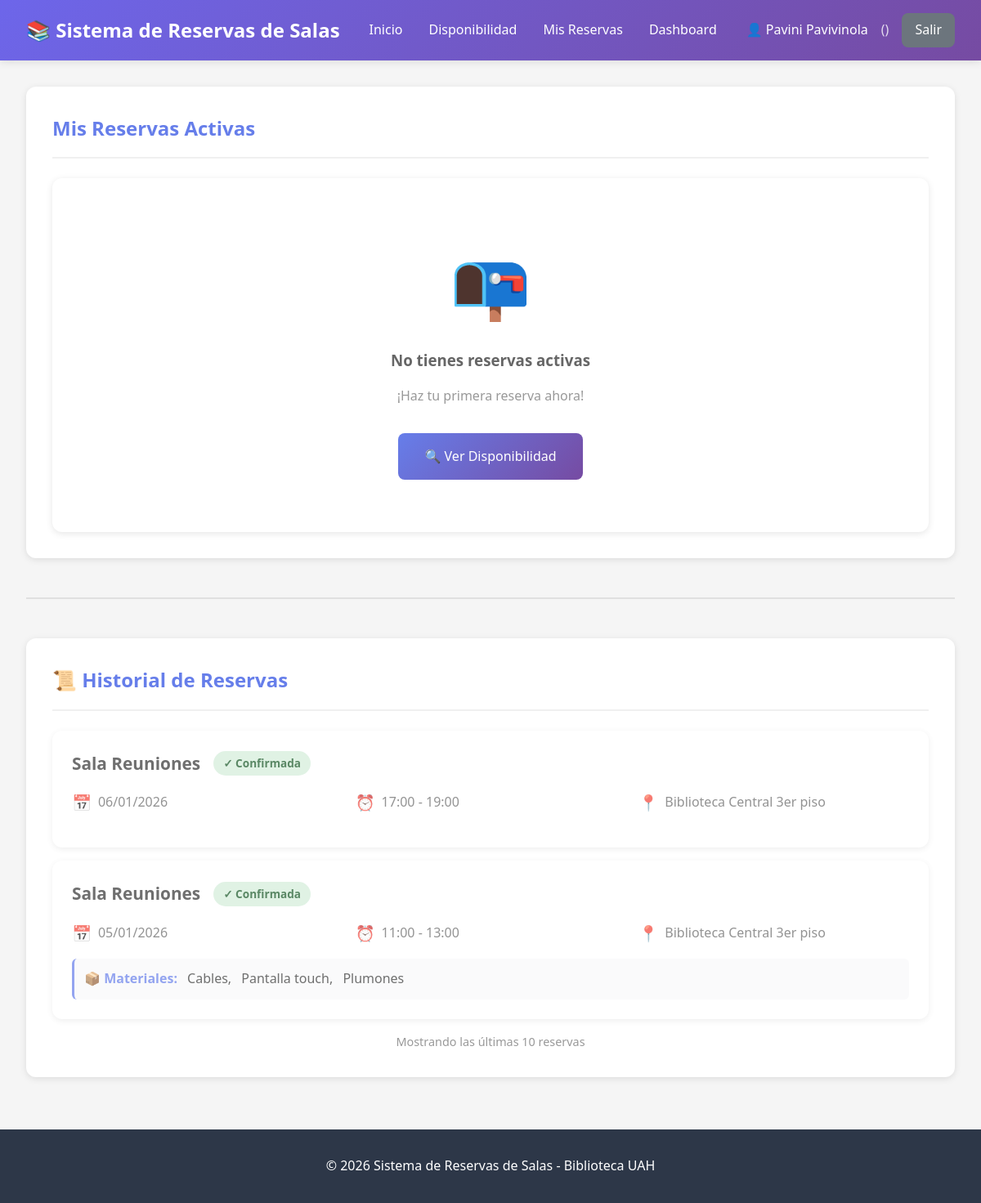
The page /reservas/mis-reservas/ (signed in) on the database its author committed.
### reservas/models.py (models this page shows, shortened)
class Reservation(models.Model):
    STATUS_CHOICES = [
        ('pending', 'Pendiente'),
        ('confirmed', 'Confirmada'),
        ('cancelled', 'Cancelada'),
        ('completed', 'Completada'),
    ]
    user = models.ForeignKey(
        User,
        on_delete=models.CASCADE,
        verbose_name="Usuario",
        related_name="reservations"
    )
    room = models.ForeignKey(
        Room,
        on_delete=models.CASCADE,
        verbose_name="Sala",
        related_name="reservations"
    )
    date = models.DateField(verbose_name="Fecha")
    time_block = models.ForeignKey(
        TimeBlock,
        on_delete=models.CASCADE,
        verbose_name="Bloque horario"
    )
    requested_materials = models.ManyToManyField(
        Material,
        blank=True,
        verbose_name="Materiales solicitados",
        related_name="reservations"
    )
    status = models.CharField(
        max_length=20,
        choices=STATUS_CHOICES,
        default='confirmed',
        verbose_name="Estado"
    )
    notes = models.TextField(
        blank=True,
        verbose_name="Notas adicionales"
    )
    created_at = models.DateTimeField(auto_now_add=True)
    updated_at = models.DateTimeField(auto_now=True)
    class Meta:
        verbose_name = "Reserva"
        verbose_name_plural = "Reservas"
        ordering = ['-date', 'time_block']
        unique_together = ['room', 'date', 'time_block', 'status']

class Room(models.Model):
    name = models.CharField(max_length=100, verbose_name="Nombre de la sala")
    capacity = models.PositiveIntegerField(verbose_name="Capacidad (personas)")
    location = models.CharField(max_length=200, verbose_name="Ubicación")
    available_materials = models.ManyToManyField(
        Material,
        blank=True,
        verbose_name="Materiales disponibles",
        related_name="rooms"
    )
    is_public = models.BooleanField(
        default=True,
        verbose_name="Sala pública",
        help_text="Si está desmarcado, solo el admin puede reservar esta sala"
    )
    is_active = models.BooleanField(default=True, verbose_name="Activa")
    created_at = models.DateTimeField(auto_now_add=True)
    updated_at = models.DateTimeField(auto_now=True)
    class Meta:
        verbose_name = "Sala"
        verbose_name_plural = "Salas"
        ordering = ['name']

class TimeBlock(models.Model):
    DAYS_OF_WEEK = [
        ('monday', 'Lunes'),
        ('tuesday', 'Martes'),
        ('wednesday', 'Miércoles'),
        ('thursday', 'Jueves'),
        ('friday', 'Viernes'),
        ('saturday', 'Sábado'),
        ('sunday', 'Domingo'),
    ]
    name = models.CharField(
        max_length=50,
        verbose_name="Nombre del bloque",
        help_text="Ej: Bloque 1, Bloque Mañana, Sábado Tarde"
    )
    day_of_week = models.CharField(
        max_length=10,
        choices=DAYS_OF_WEEK,
        verbose_name="Día de la semana",
        help_text="Día al que aplica este bloque horario"
    )
    start_time = models.TimeField(verbose_name="Hora inicio")
    end_time = models.TimeField(verbose_name="Hora fin")
    is_active = models.BooleanField(default=True, verbose_name="Activo")
    created_at = models.DateTimeField(auto_now_add=True)
    updated_at = models.DateTimeField(auto_now=True)
    class Meta:
        verbose_name = "Bloque Horario"
        verbose_name_plural = "Bloques Horarios"
        ordering = ['day_of_week', 'start_time']
        unique_together = ['day_of_week', 'start_time', 'end_time']

class Material(models.Model):
    name = models.CharField(max_length=100, verbose_name="Nombre")
    description = models.TextField(blank=True, verbose_name="Descripción")
    is_active = models.BooleanField(default=True, verbose_name="Activo")
    created_at = models.DateTimeField(auto_now_add=True)
    updated_at = models.DateTimeField(auto_now=True)
    class Meta:
        verbose_name = "Material"
        verbose_name_plural = "Materiales"
        ordering = ['name']

### reservas/views.py (the view)
# urls.py: path('mis-reservas/', views.mis_reservas, name='mis_reservas'),
@login_required
def mis_reservas(request):
    reservas_activas = Reservation.objects.filter(
        user=request.user,
        status__in=['pending', 'confirmed'],
        date__gte=timezone.now().date()
    ).select_related('room', 'time_block').order_by('date', 'time_block__start_time')
    reservas_pasadas = Reservation.objects.filter(
        user=request.user,
        date__lt=timezone.now().date()
    ).select_related('room', 'time_block').order_by('-date', '-time_block__start_time')[:10]
    context = {
        'reservas_activas': reservas_activas,
        'reservas_pasadas': reservas_pasadas,
    }
    return render(request, 'reservas/mis_reservas.html', context)

### reservas/templates/reservas/mis_reservas.html (shortened to what this page needs)
{% extends 'reservas/base.html' %}
{% block content %}
<div class="reservations-container">
    <div class="card">
        <div class="card-header">
            <h2> Mis Reservas Activas</h2>
        </div>
        {% if reservas_activas %}
            {% for reserva in reservas_activas %}
            <div class="reservation-card">
                <div class="reservation-info">
                    <div class="reservation-header">
                        <div class="reservation-title">{{ reserva.room.name }}</div>
                        <span class="status-badge status-{{ reserva.status }}">
                            {% if reserva.status == 'confirmed' %}✓ Confirmada{% endif %}
                            {% if reserva.status == 'pending' %}⏳ Pendiente{% endif %}
                        </span>
                    </div>
                    <div class="reservation-details">
                        <div class="detail-item">
                            <span class="detail-icon"></span>
                            <span>{{ reserva.date|date:"l, d/m/Y" }}</span>
                        </div>
                        <div class="detail-item">
                            <span class="detail-icon"></span>
                            <span>{{ reserva.time_block.start_time|time:"H:i" }} - {{ reserva.time_block.end_time|time:"H:i" }}</span>
                        </div>
                        <div class="detail-item">
                            <span class="detail-icon">👥</span>
                            <span>Capacidad: {{ reserva.room.capacity }}</span>
                        </div>
                        <div class="detail-item">
                            <span class="detail-icon"></span>
                            <span>{{ reserva.room.location }}</span>
                        </div>
                    </div>
                    {% if reserva.requested_materials.exists %}
                    <div class="materials-list">
                        <strong>📦 Materiales solicitados:</strong>
                        {% for material in reserva.requested_materials.all %}
                            <span style="margin-left: 0.5rem;">{{ material.name }}</span>{% if not forloop.last %},{% endif %}
                        {% endfor %}
                    </div>
                    {% endif %}
                    {% if reserva.notes %}
                    <div style="margin-top: 0.5rem; padding: 0.75rem; background-color: #fff3cd; border-radius: 6px; border-left: 3px solid #ffc107;">
                        <strong style="color: #856404;">📝 Notas:</strong>
                        <p style="color: #856404; margin: 0.25rem 0 0 0;">{{ reserva.notes }}</p>
                    </div>
                    {% endif %}
                    <div style="margin-top: 0.75rem; font-size: 0.85rem; color: #999;">
                        Reservada el {{ reserva.created_at|date:"d/m/Y H:i" }}
                    </div>
                </div>
                <div class="reservation-actions">
                    <a href="{% url 'reservas:disponibilidad' %}?fecha={{ reserva.date|date:'Y-m-d' }}" class="btn btn-primary" style="text-align: center;">
                        👁️ Ver en Calendario
                    </a>
                    <form method="post" action="{% url 'reservas:cancelar_reserva' reserva.id %}" style="margin: 0;">
                        {% csrf_token %}
                        <button type="submit" class="btn btn-danger" style="width: 100%;" onclick="return confirm('¿Estás seguro de que deseas cancelar esta reserva?')">
                            ✗ Cancelar Reserva
                        </button>
                    </form>
                </div>
            </div>
            {% endfor %}
        {% else %}
            <div class="no-reservations">
                <div class="no-reservations-icon">📭</div>
                <h3 style="color: #666; margin-bottom: 1rem;">No tienes reservas activas</h3>
                <p style="color: #999; margin-bottom: 2rem;">¡Haz tu primera reserva ahora!</p>
                <a href="{% url 'reservas:disponibilidad' %}" class="btn btn-primary" style="padding: 1rem 2rem;">
                    🔍 Ver Disponibilidad
                </a>
            </div>
        {% endif %}
    </div>
    {% if reservas_pasadas %}
    <div class="section-divider"></div>
    <div class="card">
        <div class="card-header">
            <h2>📜 Historial de Reservas</h2>
        </div>
        {% for reserva in reservas_pasadas %}
        <div class="reservation-card" style="opacity: 0.7;">
            <div class="reservation-info">
                <div class="reservation-header">
                    <div class="reservation-title">{{ reserva.room.name }}</div>
                    <span class="status-badge status-{{ reserva.status }}">
                        {% if reserva.status == 'confirmed' %}✓ Confirmada{% endif %}
                    </span>
                </div>
                <div class="reservation-details">
                    <div class="detail-item">
                        <span class="detail-icon">📅</span>
                        <span>{{ reserva.date|date:"d/m/Y" }}</span>
                    </div>
                    <div class="detail-item">
                        <span class="detail-icon">⏰</span>
                        <span>{{ reserva.time_block.start_time|time:"H:i" }} - {{ reserva.time_block.end_time|time:"H:i" }}</span>
                    </div>
                    <div class="detail-item">
                        <span class="detail-icon">📍</span>
                        <span>{{ reserva.room.location }}</span>
                    </div>
                </div>
                {% if reserva.requested_materials.exists %}
                <div class="materials-list">
                    <strong>📦 Materiales:</strong>
                    {% for material in reserva.requested_materials.all %}
                        <span style="margin-left: 0.5rem;">{{ material.name }}</span>{% if not forloop.last %},{% endif %}
                    {% endfor %}
                </div>
                {% endif %}
            </div>
        </div>
        {% endfor %}
        <div style="text-align: center; margin-top: 1rem; color: #999; font-size: 0.9rem;">
            Mostrando las últimas 10 reservas
        </div>
    </div>
    {% endif %}
</div>
{% endblock %}

### reservas/templates/reservas/base.html (shortened to what this page needs)
{% load static %}
<!DOCTYPE html>
<html lang="es">
<head>
</head>
<body>
    <header>
        <div class="header-container">
            <div class="logo">
                <h1>📚 Sistema de Reservas de Salas</h1>
            </div>
            <nav>
                <ul>
                    <li><a href="{% url 'reservas:index' %}">Inicio</a></li>
                    <li><a href="{% url 'reservas:disponibilidad' %}">Disponibilidad</a></li>
                    {% if user.is_authenticated %}
                    <li><a href="{% url 'reservas:mis_reservas' %}">Mis Reservas</a></li>
                    <li><a href="{% url 'reservas:dashboard' %}"> Dashboard</a></li>
                    {% endif %}
                </ul>
            </nav>
            <div class="user-info">
                {% if user.is_authenticated %}
                    <span>👤 {{ user.get_full_name|default:user.username }}</span>
                    {% if user.profile %}
                        <span style="opacity: 0.8;">({{ user.profile.role.get_name_display }})</span>
                    {% endif %}
                    <a href="{% url 'logout' %}" class="btn btn-secondary" style="padding: 0.5rem 1rem;">Salir</a>
                {% else %}
                    <a href="{% url 'login' %}?next={{ request.path }}" class="btn btn-primary" style="padding: 0.5rem 1rem;">Iniciar Sesión</a>
                {% endif %}
            </div>
        </div>
    </header>
    <div class="container">
        {% block content %}{% endblock %}
    </div>
    <footer>
        <p>&copy; 2026 Sistema de Reservas de Salas - Biblioteca UAH</p>
    </footer>
</body>
</html>

### reservas/templates/reservas/base.html (style rules this page uses)
* { margin: 0; padding: 0; box-sizing: border-box; }
body { font-family: 'Segoe UI', Tahoma, Geneva, Verdana, sans-serif; background-color: #f5f5f5; color: #333; line-height: 1.6; }
header { background: linear-gradient(135deg, #6d66eaff 0%, #764ba2 100%); color: white; padding: 1rem 0; box-shadow: 0 2px 10px rgba(0,0,0,0.1); }
.header-container { max-width: 1400px; margin: 0 auto; padding: 0 2rem; display: flex; justify-content: space-between; align-items: center; }
.logo h1 { font-size: 1.5rem; font-weight: 600; }
nav ul { list-style: none; display: flex; gap: 2rem; }
nav a { color: white; text-decoration: none; font-weight: 500; transition: opacity 0.3s; }
.user-info { display: flex; align-items: center; gap: 1rem; }
.container { max-width: 1400px; margin: 2rem auto; padding: 0 2rem; }
.btn { display: inline-block; padding: 0.75rem 1.5rem; border-radius: 8px; text-decoration: none; font-weight: 500; transition: all 0.3s; border: none; cursor: pointer; font-size: 1rem; }
.btn-primary { background: linear-gradient(135deg, #667eea 0%, #764ba2 100%); color: white; }
.btn-secondary { background-color: #6c757d; color: white; }
.card { background: white; border-radius: 12px; padding: 2rem; box-shadow: 0 2px 8px rgba(0,0,0,0.1); margin-bottom: 2rem; }
.card-header { border-bottom: 2px solid #f0f0f0; padding-bottom: 1rem; margin-bottom: 1.5rem; }
.card-header h2 { font-size: 1.5rem; color: #667eea; }
footer { background-color: #2d3748; color: white; text-align: center; padding: 2rem 0; margin-top: 4rem; }

### reservas/templates/reservas/mis_reservas.html (style rules this page uses)
.reservations-container { max-width: 1200px; margin: 0 auto; }
.reservation-card { background: white; border-radius: 12px; padding: 1.5rem; margin-bottom: 1rem; box-shadow: 0 2px 8px rgba(0,0,0,0.1); display: flex; justify-content: space-between; align-items: center; transition: transform 0.3s; }
.reservation-info { flex: 1; }
.reservation-header { display: flex; align-items: center; gap: 1rem; margin-bottom: 1rem; }
.reservation-title { font-size: 1.3rem; font-weight: 600; color: #333; }
.status-badge { padding: 0.25rem 0.75rem; border-radius: 20px; font-size: 0.85rem; font-weight: 600; }
.status-confirmed { background-color: #d4edda; color: #155724; }
.reservation-details { display: grid; grid-template-columns: repeat(auto-fit, minmax(200px, 1fr)); gap: 1rem; margin-bottom: 1rem; }
.detail-item { display: flex; align-items: center; gap: 0.5rem; color: #666; }
.detail-icon { font-size: 1.2rem; }
.materials-list { margin-top: 0.5rem; padding: 0.75rem; background-color: #f8f9fa; border-radius: 6px; border-left: 3px solid #667eea; }
.materials-list strong { color: #667eea; }
.no-reservations { text-align: center; padding: 4rem 2rem; background: white; border-radius: 12px; box-shadow: 0 2px 8px rgba(0,0,0,0.1); }
.no-reservations-icon { font-size: 5rem; margin-bottom: 1rem; }
.section-divider { margin: 3rem 0; border-top: 2px solid #e0e0e0; }

### rows shown on the page
Reservation: room.name "Sala Reuniones", status "✓ Confirmada", date "06/01/2026", time_block.start_time "17:00", time_block.end_time "19:00", room.location "Biblioteca Central 3er piso"
Reservation: room.name "Sala Reuniones", status "✓ Confirmada", date "05/01/2026", time_block.start_time "11:00", time_block.end_time "13:00", room.location "Biblioteca Central 3er piso"
Material: name "Cables"
Material: name "Pantalla touch"
Material: name "Plumones"

### other values the page prints
{{ user.get_full_name|default:user.username }} "Pavini Pavivinola"
